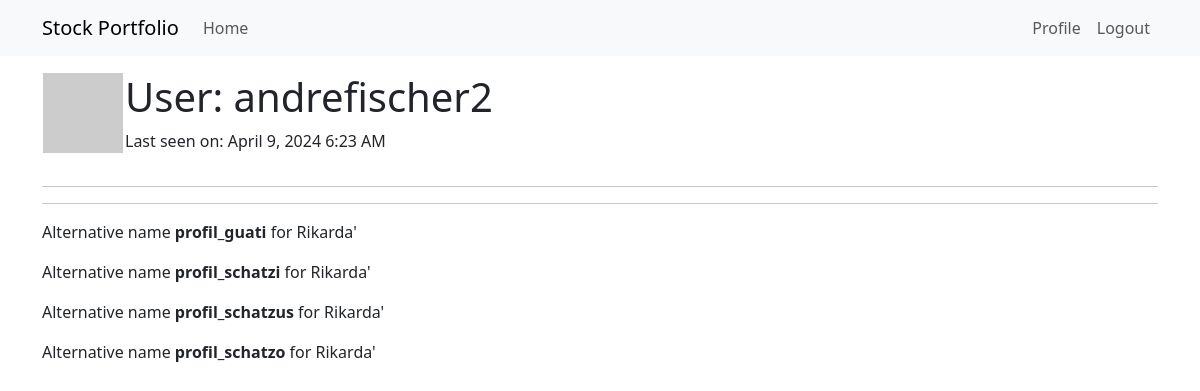
Page /user/andrefischer2 (signed in) on the earlier database version.
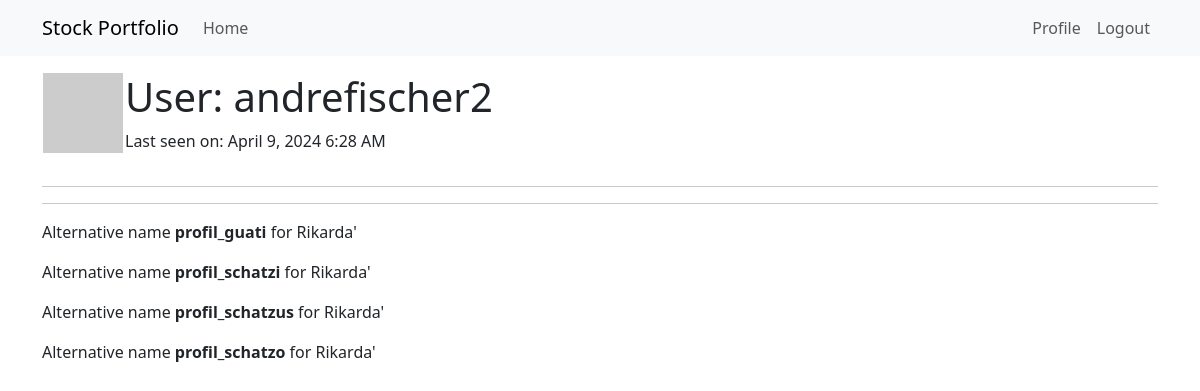
Same page on the later database version.
### app/models.py (models this page shows, shortened)
class User(UserMixin, db.Model):  # inherts from db.Model, the bas lass for all models in SQLAlhemy
    id: so.Mapped[int] = so.mapped_column(primary_key=True)
    username: so.Mapped[str] = so.mapped_column(sa.String(64), index=True,  unique=True)
    email: so.Mapped[str] = so.mapped_column(sa.String(120), index=True, unique=True)
    """
    Relationship to new class Portfolio "author" object; so.relationship() is model class that represents the other side of the relationship;
    the "back_populates" arguments reference the name of the relationship attribute on the other side
    """
    portfolios: so.WriteOnlyMapped['Portfolio'] = so.relationship(back_populates='author')
    """
    - password hash is used instead of password to not store them as plain text if DB is comprimised
    - optional typing allows empty or "None"
    - from werkzeug, password hashing and it's checking are added as methods
    """
    password_hash: so.Mapped[Optional[str]] = so.mapped_column(sa.String(256))
    about_me: so.Mapped[Optional[str]] = so.mapped_column(sa.String(140))
    last_seen: so.Mapped[Optional[datetime]] = so.mapped_column(
        default=lambda: datetime.now(timezone.utc))
    def avatar(self,size):
        bg_color = get_random_color(self.username)
        return f'https://ui-avatars.com/api/?name={self.username[0]}+{self.username[1]}&?background={bg_color}&color=fff&?size={size}'

### app/routes.py (the view)
@app.route('/user/<username>')  # <> brackets allow dynamic URL like youtube.com/FarioStalking
@login_required # only accessible to logged-in users
def user(username):
    user = db.first_or_404(sa.select(User).where(User.username == username))
    alt_names = ['profil_' + x for x in ['guati','schatzi','schatzus','schatzo']]
    portfolios = ['NVS.SW,APPLE,DOWJON','ROG.SW,NVS.SW']
    return render_template('user.html', user=user, alt_names=alt_names, portfolios=portfolios)

### app/bin.py (called while the page is built)
def get_random_color(username):
    random.seed(hash(username))
    r = random.randint(0, 255)
    g = random.randint(0, 255)
    b = random.randint(0, 255)
    color_code = "#{:02x}{:02x}{:02x}".format(r, g, b)
    return color_code

### app/models.py (called while the page is built)
@login.user_loader  # user loader is registered with decorator
def load_user(id):
    return db.session.get(User, int(id)) # needs to be converted to int as string

### app/routes.py (called while the page is built)
@app.before_request
def before_request():
    if current_user.is_authenticated:
        current_user.last_seen = datetime.now(timezone.utc) # adding to db - no .add() needed here
        db.session.commit() # committing to db

### app/templates/user.html (shortened to what this page needs)
{% extends "base.html" %}
{% block content %}
    <table>
        <tr valign="top">
            <td><img src="{{ user.avatar(32) }}"></td>
            <td>
                <h1>User: {{ user.username }}</h1>
                {% if user.last_seen %}<p>Last seen on: {{ moment(user.last_seen).format('LLL') }}</p>{% endif %}
            </td>
        </tr>
    </table>
    <hr>
    <hr>
    {% for a in alt_names %}
    <div><p>Alternative name <b> {{ a }}  </b> for Rikarda'</p></div>
    {% endfor %}
{% endblock %}

Differences in the rows shown:
changed User "andrefischer2": last_seen "April 9, 2024 6:23 AM" → "April 9, 2024 6:28 AM"
